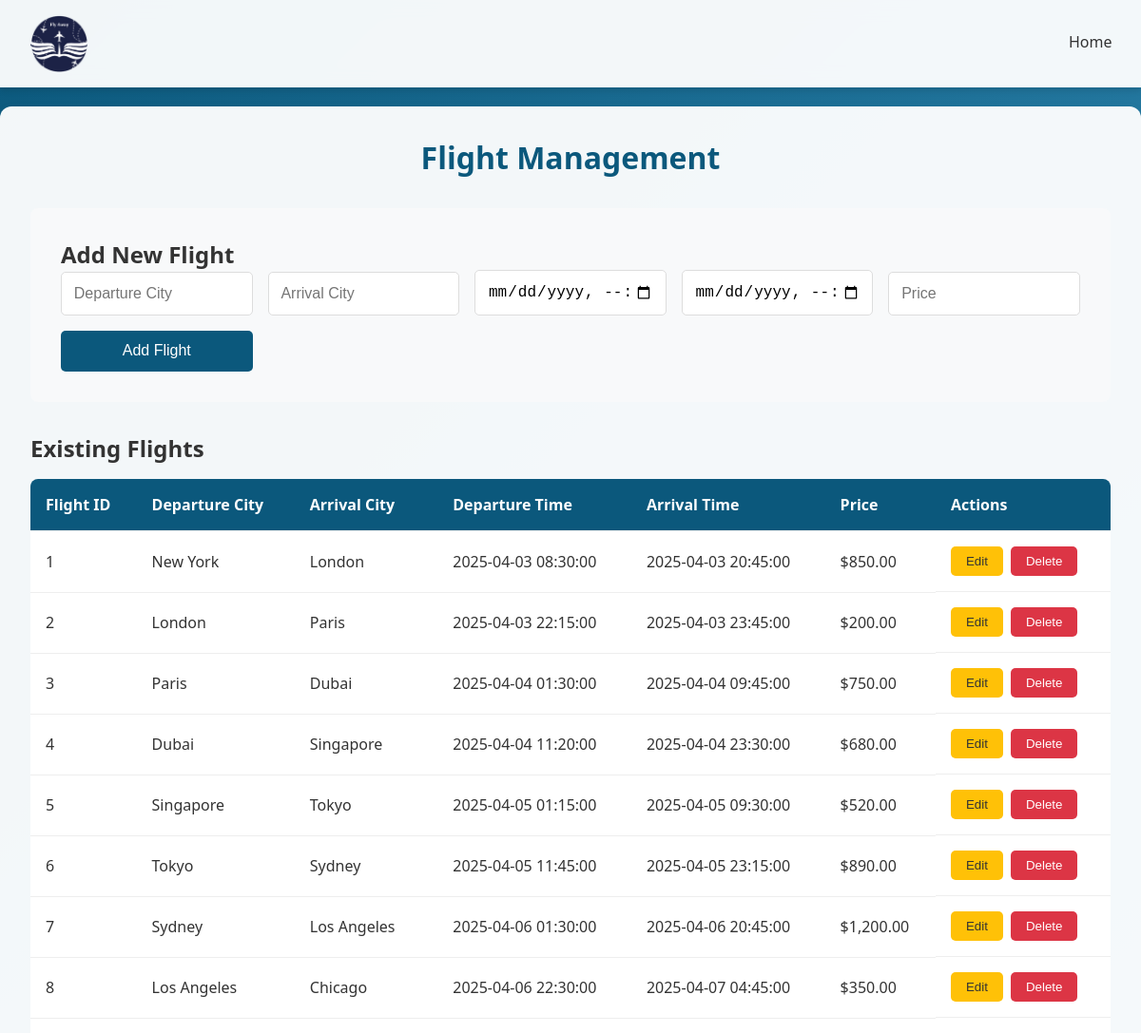
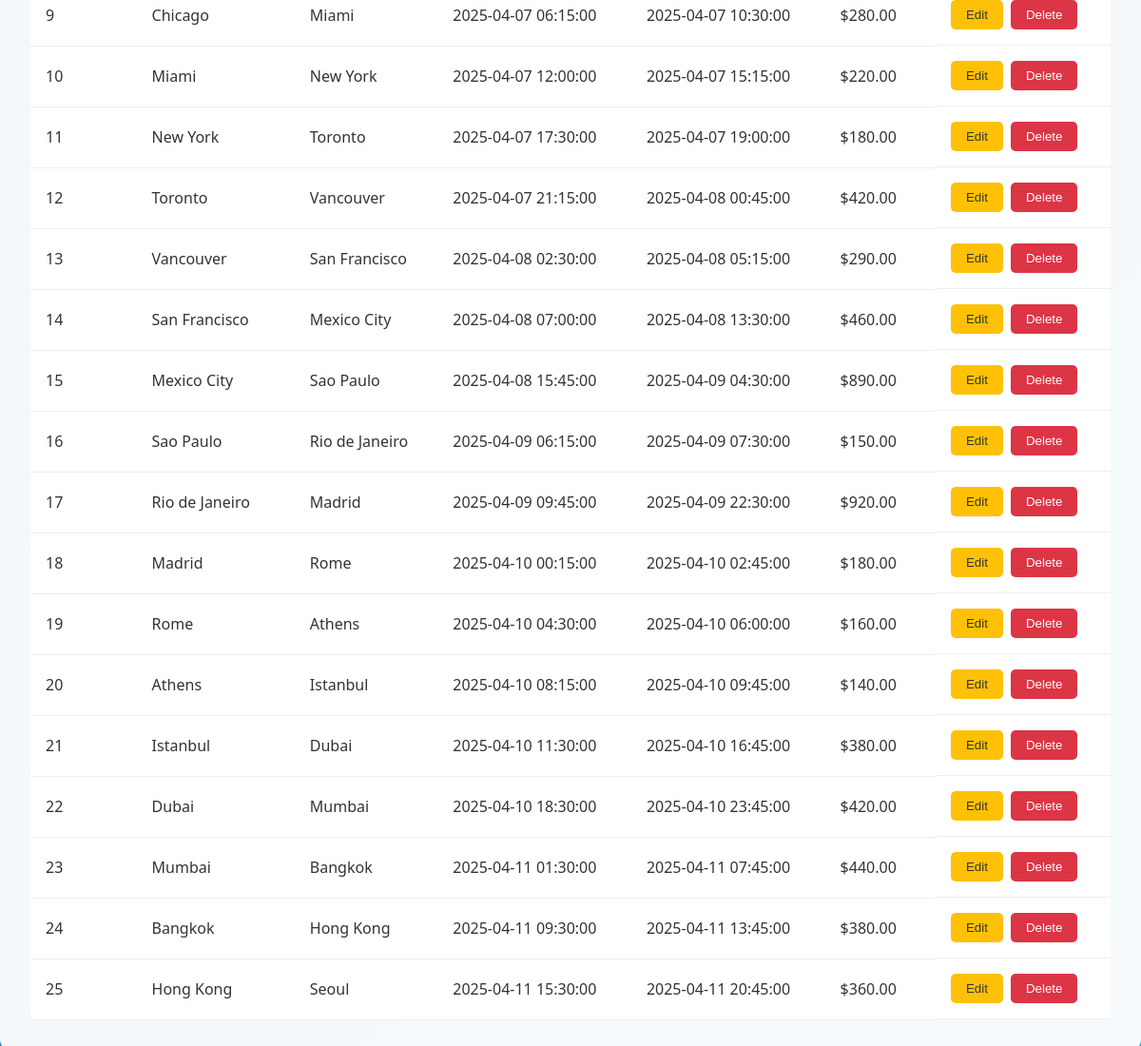
The page /adminBook.php (signed in) on the database its author committed (2 pictures, top to bottom).
### tables this page shows
CREATE TABLE `flights` (
  `flight_id` int(11) NOT NULL,
  `departure_city` varchar(100) NOT NULL,
  `arrival_city` varchar(100) NOT NULL,
  `departure_time` datetime NOT NULL,
  `arrival_time` datetime NOT NULL,
  `price` decimal(10,2) NOT NULL
);

### adminBook.php (the view, shortened to what this page needs)
<?php
$db_config = [
    'host' => 'localhost',
    'user' => 'root',
    'pass' => '',
    'name' => 'fly_away'
];
try {
    $conn = new mysqli($db_config['host'], $db_config['user'], $db_config['pass'], $db_config['name']);
    $conn->set_charset("utf8mb4");
} catch (Exception $e) {
    die("Database connection error. Please try again later.");
}
$flights_sql = "SELECT * FROM flights ORDER BY departure_time ASC";
$flights_result = $conn->query($flights_sql);
?>
<!DOCTYPE html>
<html lang="en">
<head>
</head>
<body>
<nav class="navbar">
    <div class="navbar-container">
        <div class="logo">
            <img src="imges/img.png" alt="Fly Away Logo" style="width: 60px; height: 60px;">
        </div>
        <div style="display: flex; align-items: center; position:absolute; left:1100px; top:20px;">
            <div class="nav-links" style="margin-right: 20px;">
                <a href="homepage.php">Home</a>
            </div>
        </div>
    </div>
</nav>
    <div class="booking-container">
        <h1>Flight Management</h1>
        <div class="admin-controls">
            <h2>Add New Flight</h2>
            <form method="POST" class="flight-form">
                <input type="text" name="departure_city" placeholder="Departure City" required>
                <input type="text" name="arrival_city" placeholder="Arrival City" required>
                <input type="datetime-local" name="departure_time" required>
                <input type="datetime-local" name="arrival_time" required>
                <input type="number" name="price" step="0.01" placeholder="Price" required>
                <button type="submit" name="add_flight" class="book-button">Add Flight</button>
            </form>
        </div>
        <h2>Existing Flights</h2>
        <table class="flight-table">
            <thead>
                <tr>
                    <th>Flight ID</th>
                    <th>Departure City</th>
                    <th>Arrival City</th>
                    <th>Departure Time</th>
                    <th>Arrival Time</th>
                    <th>Price</th>
                    <th>Actions</th>
                </tr>
            </thead>
            <tbody>
                <?php while ($flight = $flights_result->fetch_assoc()): ?>
                    <tr>
                        <td><?php echo htmlspecialchars($flight['flight_id']); ?></td>
                        <td><?php echo htmlspecialchars($flight['departure_city']); ?></td>
                        <td><?php echo htmlspecialchars($flight['arrival_city']); ?></td>
                        <td><?php echo htmlspecialchars($flight['departure_time']); ?></td>
                        <td><?php echo htmlspecialchars($flight['arrival_time']); ?></td>
                        <td>$<?php echo htmlspecialchars(number_format($flight['price'], 2)); ?></td>
                        <td class="action-buttons">
                            <button onclick="editFlight(<?php echo htmlspecialchars(json_encode($flight)); ?>)"
                                    class="edit-btn">Edit</button>
                            <form method="POST" style="display: inline;">
                                <button type="submit" name="delete_flight"
                                        class="delete-btn"
                                        onclick="return confirm('Are you sure you want to delete this flight?')">
                                    Delete
                                </button>
                            </form>
                        </td>
                    </tr>
                <?php endwhile; ?>
            </tbody>
        </table>
    </div>
</body>
</html>

### adminBook.php (style rules this page uses)
:root { --primary-color: #0b587c; --secondary-color: #48a7d4; --danger-color: #dc3545; --success-color: #28a745; --warning-color: #ffc107; --text-light: #ffffff; --text-dark: #333333; --shadow-sm: 0 2px 4px rgba(0, 0, 0, 0.1); --shadow-md: 0 4px 6px rgba(0, 0, 0, 0.1); --shadow-lg: 0 8px 16px rgba(0, 0, 0, 0.1); }
* { margin: 0; padding: 0; box-sizing: border-box; }
body { font-family: 'Segoe UI', system-ui, -apple-system, sans-serif; background: linear-gradient(135deg, var(--primary-color), var(--secondary-color)); min-height: 100vh; padding-top: 80px; color: var(--text-dark); }
.navbar { background-color: rgba(255, 255, 255, 0.95); padding: 1rem 2rem; position: fixed; top: 0; left: 0; right: 0; z-index: 1000; box-shadow: var(--shadow-md); backdrop-filter: blur(10px); }
.navbar-container { max-width: 1200px; margin: 0 auto; display: flex; justify-content: space-between; align-items: center; }
.nav-links { display: flex; gap: 1rem; align-items: center; }
.nav-links a { text-decoration: none; color: var(--text-dark); padding: 0.8rem 1.5rem; border-radius: 25px; transition: all 0.3s ease; font-weight: 500; }
.booking-container { max-width: 1200px; margin: 2rem auto; padding: 2rem; background-color: rgba(255, 255, 255, 0.95); border-radius: 12px; box-shadow: var(--shadow-lg); }
.booking-container h1 { color: var(--primary-color); margin-bottom: 2rem; text-align: center; }
.admin-controls { background-color: #f8f9fa; padding: 2rem; border-radius: 8px; margin-bottom: 2rem; }
.flight-form { display: grid; grid-template-columns: repeat(auto-fit, minmax(200px, 1fr)); gap: 1rem; align-items: end; }
.flight-form input { padding: 0.8rem; border: 1px solid #ddd; border-radius: 5px; font-size: 1rem; }
.flight-form button { background-color: var(--primary-color); color: white; border: none; padding: 0.8rem; border-radius: 5px; cursor: pointer; font-size: 1rem; transition: all 0.3s ease; }
.flight-table { width: 100%; border-collapse: collapse; margin-top: 1rem; background-color: white; border-radius: 8px; overflow: hidden; }
.flight-table th, .flight-table td { padding: 1rem; text-align: left; border-bottom: 1px solid #eee; }
.flight-table th { background-color: var(--primary-color); color: white; }
.action-buttons { display: flex; gap: 0.5rem; }
.edit-btn, .delete-btn { padding: 0.5rem 1rem; border: none; border-radius: 5px; cursor: pointer; font-weight: 500; transition: all 0.3s ease; }
.edit-btn { background-color: var(--warning-color); color: var(--text-dark); }
.delete-btn { background-color: var(--danger-color); color: white; }
.logo { width: 60px; height: 60px; display: flex; align-items: center; justify-content: center; }
.logo img { width: 100%; height: 100%; object-fit: contain; }

### rows shown on the page
flights: flight_id "1", departure_city "New York", arrival_city "London", departure_time "2025-04-03 08:30:00", arrival_time "2025-04-03 20:45:00", price "850.00"
flights: flight_id "2", departure_city "London", arrival_city "Paris", departure_time "2025-04-03 22:15:00", arrival_time "2025-04-03 23:45:00", price "200.00"
flights: flight_id "3", departure_city "Paris", arrival_city "Dubai", departure_time "2025-04-04 01:30:00", arrival_time "2025-04-04 09:45:00", price "750.00"
flights: flight_id "4", departure_city "Dubai", arrival_city "Singapore", departure_time "2025-04-04 11:20:00", arrival_time "2025-04-04 23:30:00", price "680.00"
flights: flight_id "5", departure_city "Singapore", arrival_city "Tokyo", departure_time "2025-04-05 01:15:00", arrival_time "2025-04-05 09:30:00", price "520.00"
flights: flight_id "6", departure_city "Tokyo", arrival_city "Sydney", departure_time "2025-04-05 11:45:00", arrival_time "2025-04-05 23:15:00", price "890.00"
flights: flight_id "7", departure_city "Sydney", arrival_city "Los Angeles", departure_time "2025-04-06 01:30:00", arrival_time "2025-04-06 20:45:00", price "1,200.00"
flights: flight_id "8", departure_city "Los Angeles", arrival_city "Chicago", departure_time "2025-04-06 22:30:00", arrival_time "2025-04-07 04:45:00", price "350.00"
flights: flight_id "9", departure_city "Chicago", arrival_city "Miami", departure_time "2025-04-07 06:15:00", arrival_time "2025-04-07 10:30:00", price "280.00"
flights: flight_id "10", departure_city "Miami", arrival_city "New York", departure_time "2025-04-07 12:00:00", arrival_time "2025-04-07 15:15:00", price "220.00"
flights: flight_id "11", departure_city "New York", arrival_city "Toronto", departure_time "2025-04-07 17:30:00", arrival_time "2025-04-07 19:00:00", price "180.00"
flights: flight_id "12", departure_city "Toronto", arrival_city "Vancouver", departure_time "2025-04-07 21:15:00", arrival_time "2025-04-08 00:45:00", price "420.00"
flights: flight_id "13", departure_city "Vancouver", arrival_city "San Francisco", departure_time "2025-04-08 02:30:00", arrival_time "2025-04-08 05:15:00", price "290.00"
flights: flight_id "14", departure_city "San Francisco", arrival_city "Mexico City", departure_time "2025-04-08 07:00:00", arrival_time "2025-04-08 13:30:00", price "460.00"
flights: flight_id "15", departure_city "Mexico City", arrival_city "Sao Paulo", departure_time "2025-04-08 15:45:00", arrival_time "2025-04-09 04:30:00", price "890.00"
flights: flight_id "16", departure_city "Sao Paulo", arrival_city "Rio de Janeiro", departure_time "2025-04-09 06:15:00", arrival_time "2025-04-09 07:30:00", price "150.00"
flights: flight_id "17", departure_city "Rio de Janeiro", arrival_city "Madrid", departure_time "2025-04-09 09:45:00", arrival_time "2025-04-09 22:30:00", price "920.00"
flights: flight_id "18", departure_city "Madrid", arrival_city "Rome", departure_time "2025-04-10 00:15:00", arrival_time "2025-04-10 02:45:00", price "180.00"
flights: flight_id "19", departure_city "Rome", arrival_city "Athens", departure_time "2025-04-10 04:30:00", arrival_time "2025-04-10 06:00:00", price "160.00"
flights: flight_id "20", departure_city "Athens", arrival_city "Istanbul", departure_time "2025-04-10 08:15:00", arrival_time "2025-04-10 09:45:00", price "140.00"
flights: flight_id "21", departure_city "Istanbul", arrival_city "Dubai", departure_time "2025-04-10 11:30:00", arrival_time "2025-04-10 16:45:00", price "380.00"
flights: flight_id "22", departure_city "Dubai", arrival_city "Mumbai", departure_time "2025-04-10 18:30:00", arrival_time "2025-04-10 23:45:00", price "420.00"
flights: flight_id "23", departure_city "Mumbai", arrival_city "Bangkok", departure_time "2025-04-11 01:30:00", arrival_time "2025-04-11 07:45:00", price "440.00"
flights: flight_id "24", departure_city "Bangkok", arrival_city "Hong Kong", departure_time "2025-04-11 09:30:00", arrival_time "2025-04-11 13:45:00", price "380.00"
flights: flight_id "25", departure_city "Hong Kong", arrival_city "Seoul", departure_time "2025-04-11 15:30:00", arrival_time "2025-04-11 20:45:00", price "360.00"
